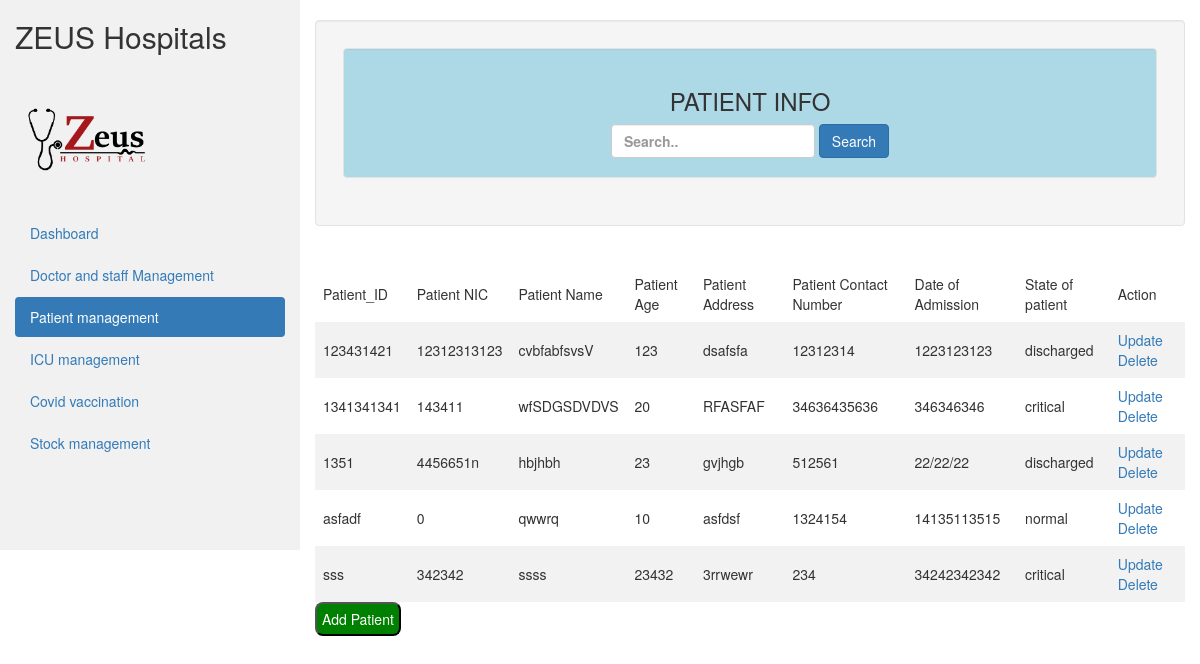
Page /PatientManagement/HTML/patient.php on the committed database.
### tables this page shows
CREATE TABLE `patients` (
  `patient_id` varchar(15) NOT NULL,
  `nic` varchar(20) NOT NULL,
  `patient_name` varchar(20) NOT NULL,
  `patient_age` int(20) NOT NULL,
  `patient_address` varchar(20) NOT NULL,
  `patient_contact` varchar(20) NOT NULL,
  `patient_admission` varchar(20) NOT NULL,
  `patient_state` varchar(20) NOT NULL
);

### PatientManagement/HTML/patient.php (the view, shortened to what this page needs)
<!DOCTYPE html>
<html lang="en">
<head>
  <link rel="stylesheet" href="https://maxcdn.bootstrapcdn.com/bootstrap/3.4.1/css/bootstrap.min.css">
  <link res="stylesheet" href="../../AdminDashboard/adminDash.css">
</head>
<body>
<div class="container-fluid">
  <div class="row content">
    <div class="col-sm-3 sidenav hidden-xs">
      <h2>ZEUS Hospitals</h2>
      <img  style="width:150px; height:150px ;"  src="../../HomePage/Images/NavLogo.png">
      <ul class="nav nav-pills nav-stacked">
      <li ><a href="../../AdminDashboard/adminDash.php">Dashboard</a></li>
        <li ><a href="../../DoctorAndStaffManagement/HTML/staff.php">Doctor and staff Management</a></li>
        <li class="active"><a href="#">Patient management</a></li>
        <li ><a href="../../ICUManagement/HTML/icu.php">ICU management</a></li>
        <li ><a href="../../CovidTestingAndVaccination/HTML/testing.php">Covid vaccination</a></li>
        <li ><a href="../../EquipmentManagement/HTML/stock.php">Stock management</a></li>
      </ul><br>
    </div>
    <br>
    <div>
<div class="col-sm-9" >
<div class="well">
        <table>
            <tr>
                <td> <div class="well" id="dashco">
            <h3 class="empal">PATIENT INFO</h3>
            <div>
            <form class="form-inline" method="POST" action=""><input type="text"
            name="search" class="form-control" placeholder="Search..">
            <button type="submit" name="save" class="btn btn-primary">Search</button></form>
            </div>
            </div>
    </table>
      </div>
            <br>
            <?php
               $host = "localhost";
               $user = "root";
               $password = "";
               $db = "zeus";
               $conn = mysqli_connect($host,$user,$password,$db);
              $result = mysqli_query($conn,"SELECT * FROM patients");
?>
<?php
if (mysqli_num_rows($result) > 0) {
?>
                    <table>
                        <tr>
                          <td>Patient_ID</td>
                        <td>Patient NIC</td>
                        <td>Patient Name</td>
                        <td>Patient Age</td>
                        <td>Patient Address</td>
                        <td>Patient Contact Number</td>
                        <td>Date of Admission</td>
                        <td>State of patient</td>
                        <td>Action</td>
                        </tr>
                          <?php
                          while($row = mysqli_fetch_array($result)) {
                          ?>
                        <tr>
                          <td><?php echo $row["patient_id"]; ?></td>
                          <td><?php echo $row["nic"]; ?></td>
                          <td><?php echo $row["patient_name"]; ?></td>
                          <td><?php echo $row["patient_age"]; ?></td>
                        <td><?php echo $row["patient_address"]; ?></td>
                        <td><?php echo $row["patient_contact"]; ?></td>
                        <td><?php echo $row["patient_admission"]; ?></td>
                        <td><?php echo $row["patient_state"]; ?></td>
                        <td><a href="../PHP/updatePatient.php?patient_id=<?php echo $row["patient_id"]; ?>">Update</a>
                        <a href="../PHP/deletePatient.php?patient_id=<?php echo $row["patient_id"]; ?>">Delete</a></td>
                          </tr>
                          <?php
                          }
                          ?>
                    </table>
                    <?php
                      }
                      else
                      {
                          echo "No result found";
                      }
                      ?>
<button class="btncreate">  <a style="text-decoration:none; color:white;" href="../HTML/addPatient.html"> Add Patient</a>
    </div>
  </div>
</div>
</body>
</html>

### PatientManagement/HTML/patient.php (style rules this page uses)
.row.content { height: 550px }
.sidenav { background-color: #f1f1f1; height: 100%; }
table { border-collapse: collapse; width: 100%; }
th, td { text-align: left; padding: 8px; }
tr:nth-child(even) { background-color: #f2f2f2 }
.btncreate { background-color: green; border-radius:8px; padding:5px; color:white; }
#dashco { background-color: #ADD8E6; text-align: center; font-weight:bold; }

### rows in the picture
patients: patient_id "123431421", nic "12312313123", patient_name "cvbfabfsvsV", patient_age "123", patient_address "dsafsfa", patient_contact "12312314", patient_admission "1223123123", patient_state "discharged"
patients: patient_id "1341341341", nic "143411", patient_name "wfSDGSDVDVS", patient_age "20", patient_address "RFASFAF", patient_contact "34636435636", patient_admission "346346346", patient_state "critical"
patients: patient_id "1351", nic "4456651n", patient_name "hbjhbh", patient_age "23", patient_address "gvjhgb", patient_contact "512561", patient_admission "22/22/22", patient_state "discharged"
patients: patient_id "asfadf", nic "0", patient_name "qwwrq", patient_age "10", patient_address "asfdsf", patient_contact "1324154", patient_admission "14135113515", patient_state "normal"
patients: patient_id "sss", nic "342342", patient_name "ssss", patient_age "23432", patient_address "3rrwewr", patient_contact "234", patient_admission "34242342342", patient_state "critical"
